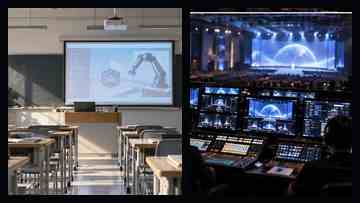
#> input picture scripts/experiments/fixtures/e13u03/E13U03_scene_bridge.jpg, 360 x 203 px
$ python -i run_e13u03_minimax_h3_live.py   (imports and definitions only)
#> lines starting #> are read from the running program, lines starting #| are printed output that depends on the picture
"""Paid E13U03 acceptance: 3 deterministic 5s plates, C03/C01 identity locks, unreadable-log guard, detached audio."""

from __future__ import annotations

import asyncio
import base64
import hashlib
import json
import os
import shutil
import subprocess
from contextlib import asynccontextmanager
from pathlib import Path
from typing import Any

from PIL import Image, ImageDraw

from lib.audio_utils import probe_existing_video_duration_seconds
from lib.custom_provider.declarative_backend import DeclarativeVideoBackend
from lib.media_generator import MediaGenerator
from lib.reference_video.h3_prompt_execution import provider_prompt_sha256

UNIT_ID = "E13U03"
DURATION_SECONDS = 15
SHOT_SECONDS = 5
PLATE_PROVIDER_SECONDS = 10
ASPECT_RATIO = "16:9"
RESOLUTION = "480p横"
FINAL_WIDTH = 864
FINAL_HEIGHT = 480
MODEL = "minimax_h3_zm_u24"

DIALOGUE = "打开底层日志"
C01_ID = "C01"
C03_ID = "C03"

SCENE_BRIDGE = Path("scripts/experiments/fixtures/e13u03/E13U03_scene_bridge.jpg")
SCENE_BRIDGE_SHA256 = "2221bc97ca6fcc6249021f45b93f1e6107b8c9b02115a179856685dc01bfec67"
C03_REF = Path("scripts/experiments/fixtures/e4u02/C03_LuNian_current_face.jpg")
C03_REF_SHA256 = "c92b71c3fe707088dd340d41de9a202e2ab7d02392fef4913b2df6959c4932b0"
C01_BRIDGE_PART_GLOB = "e13u01_stage_c01_bridge.jpg.b64.part.*"
C01_BRIDGE_SHA256 = "fceffda195129d618ef9e7320c11409ab34663477335b24ef0f8b6eaecf22135"

ZERO_TEXT_AVOID = (
    "Avoid: readable text, letters, digits, subtitles, captions, dialogue transcription, "
    "watermarks, logos, UI labels, pseudo-text, code glyphs, BGM."
)

AUDIO_SEED_PROMPT = f"""subject_definitions:
<Subject 1> is a neutral production reference used only to anchor room acoustics for a three-part 15-second soundtrack.

summary:
Create one continuous 15-second soundtrack matching three exact five-second story beats. The visual seed is disposable. 00:00-00:05 is a bright school technology classroom with a sudden burst of surprised student gasps and chair movement, no intelligible student speech. 00:05-00:10 is a quiet professional AI summit control area: one adult woman speaks exactly one Mandarin command, then keyboard sounds begin. 00:10-00:15 contains rapid electronic log-scrolling sounds and subtle interface beeps, with no speech. No non-diegetic music.

retention_analysis:
<Subject 1>: partially_preserved - use only plausible indoor acoustics; visual content does not matter.

detailed_description:
[Audio Shot 1] 00:00-00:05. School technology classroom ambience. At about 00:01, several children make a brief non-verbal surprised gasp while a chair shifts as one child sits upright suddenly. No intelligible words.
[Audio Shot 2] 00:05-00:10. Clean hard acoustic transition to a large summit control zone. At about 00:05.6, one calm adult woman says exactly: <d>[Chinese] {DIALOGUE}</d>. Immediately after, restrained keyboard typing begins. No other speech.
[Audio Shot 3] 00:10-00:15. No speech. Fast electronic data-scrolling texture, subtle UI beeps, and low equipment hum.

overall_soundscape:
Natural school room tone followed by summit control-room ambience. Dialogue occurs only once in Audio Shot 2. No extra intelligible speech.

non_diegetic_music:
N/A"""

SHOT1_PROMPT = f"""subject_definitions:
<Subject 1> is the LEFT scene panel from <Picture 1>: a bright contemporary school technology classroom with rows of desks, a front projection screen, robotics equipment, large windows, neutral daylight, and no required readable signage.
<Subject 2> is canonical child identity {C03_ID}, derived from <Picture 2>. Preserve the exact current-age face, dark hair, eye geometry, brows, nose, mouth, cheek shape, skin tone, school-age proportions, and recognizable identity.

summary:
[reference generation; visual-only plate] Create a 10-second horizontal school reaction plate. The FIRST five seconds are the canonical target: <Subject 2> is seated at a classroom desk watching a live summit feed and suddenly sits upright in shock. A few classmates react around her without blocking her face. The camera performs a slow push-in. The projector image may show only a soft, defocused white-suited adult silhouette against blue-black event lighting; it contains ZERO readable text. Preserve the classroom layout from <Picture 1> and the exact {C03_ID} identity from <Picture 2>.

retention_analysis:
<Subject 1>: fully_preserved environment - keep the bright classroom, rows of desks, front screen, robotics/technology teaching atmosphere, windows, and daylight.
<Subject 2>: fully_preserved identity - no recast, no older teenager, no alternate child face, no face drift.

detailed_description:
IDENTITY CONTRACT — HIGHEST PRIORITY: the foreground child is canonical {C03_ID}. Preserve her exact recognizable face throughout.
SCENE CONTRACT — HIGHEST PRIORITY: use the LEFT classroom panel of <Picture 1>; do not replace it with an auditorium, office, home, or generic classroom.
TEXT CONTRACT — HIGHEST PRIORITY: ZERO readable text anywhere. The projector feed is defocused and non-linguistic. No subtitles, captions, names, logos, timestamps, UI labels, or pseudo-text.
[Target Plate] 00:00-00:05. Medium shot, eye level, 50mm. At 00:00 the child is already seated and looking toward the front projection. Around 00:01 she suddenly straightens her back and sits upright, eyes widening as recognition lands. One or two nearby classmates make small surprised movements while staying secondary and slightly out of focus. Slow 0.35-meter push-in. Hold her reaction through 00:05.
[Extension] 00:05-00:10. Maintain the same composition and identity with only subtle breathing and gaze movement; no new action and no new text.

overall_soundscape:
N/A for this visual plate; canonical audio is muxed later.

non_diegetic_music:
N/A
{ZERO_TEXT_AVOID}"""

SHOT2_PROMPT = f"""subject_definitions:
<Subject 1> is the RIGHT scene panel from <Picture 1>: the AI summit technical control area with professional monitors, switchers, keyboards, cool blue-black event lighting, and the same summit visual language established earlier.
<Subject 2> is canonical adult identity {C01_ID}, derived from the RIGHT portrait panel in <Picture 2>. Preserve the exact face topology, dark tied-back hair, eye geometry, brows, nose, mouth, cheek/jaw structure, skin tone, white professional pantsuit, body proportions, gray structured handbag, and recognizable identity.

summary:
[reference generation; visual-only plate] Create a 10-second summit control-console plate. The FIRST five seconds are the canonical target: <Subject 2> approaches the malfunctioning control console, reaches it immediately, places one hand near the keyboard, and begins operating it with calm professional focus. No dialogue transcript exists in this visual prompt. All monitor surfaces are abstract technical geometry only and contain ZERO readable text.

retention_analysis:
<Subject 1>: fully_preserved environment - preserve the summit control-console topology, multiple professional displays, keyboard/switcher surfaces, dark technical zone, and cool event lighting.
<Subject 2>: fully_preserved identity - exact canonical {C01_ID} face and white professional suit. No recast, face substitution, or alternate wardrobe.

detailed_description:
IDENTITY CONTRACT — HIGHEST PRIORITY: the woman is canonical {C01_ID}, matching <Picture 2>. Preserve her exact face in every frame.
SCENE CONTRACT — HIGHEST PRIORITY: the console belongs to the same AI summit environment as the preceding units; no home office, no laboratory replacement, no generic laptop-only desk.
TEXT CONTRACT — HIGHEST PRIORITY: ZERO readable text. Every monitor uses only blurred panels, simple colored rectangles, horizontal light bars, waveform-like shapes, and icon-free abstract status blocks. No code, letters, numbers, captions, subtitles, logos, labels, or pseudo-glyphs.
[Target Plate] 00:00-00:05. Near-medium 50mm shot, eye level. At 00:00 she is one controlled step from the console. By 00:01.5 she reaches it. She sets her handbag close to her side without losing it, places her left hand near the keyboard, and begins typing with restrained precision while looking at the monitors. Static camera with a very slight push-in. Hold focused operation through 00:05.
[Extension] 00:05-00:10. Maintain the same identity and console position with subtle typing only. No new characters and no readable text.

overall_soundscape:
N/A for this visual plate; canonical dialogue and keyboard audio are muxed later.

non_diegetic_music:
N/A
{ZERO_TEXT_AVOID}"""

SHOT3_PROMPT = f"""subject_definitions:
<Subject 1> is a purpose-built no-text log reference from <Picture 1>. Its display contains only horizontal luminous bars of different lengths on a dark technical interface; these bars represent fast system-log rows but are NOT letters, numbers, code, or glyphs. The adjacent face region is canonical adult identity {C01_ID}.
<Subject 2> is the same canonical {C01_ID} woman, reinforced by <Picture 2>. Preserve exact facial identity and white professional styling.

summary:
[reference generation; visual-only plate] Create a 10-second close technical inspection plate. The FIRST five seconds are the canonical target: abstract log rows scroll rapidly upward while the canonical woman's focused eyes scan across them. The display must remain purely geometric and completely unreadable. No actual code, words, numbers, symbols, or pseudo-text may appear.

retention_analysis:
<Subject 1> display: fully_preserved semantic geometry - dark panel plus horizontal luminous bars only, no linguistic marks.
<Subject 1> face + <Subject 2>: fully_preserved identity - same canonical {C01_ID} woman as the previous plate.

detailed_description:
LOG SEMANTIC CONTRACT — HIGHEST PRIORITY: Canonical only requires that system logs scroll rapidly; Canonical provides NO literal log strings. Therefore render the log state exclusively as moving horizontal light bars and rectangular row blocks. Do not invent code or text.
IDENTITY CONTRACT — HIGHEST PRIORITY: preserve the exact canonical {C01_ID} eyes, brow line, face, hair, and skin tone.
TEXT CONTRACT — HIGHEST PRIORITY: ZERO readable text and ZERO glyph-like pseudo-text. No Chinese, English, digits, code, punctuation strings, command lines, labels, captions, subtitles, watermarks, or pseudo-writing.
[Target Plate] 00:00-00:05. Tight technical close-up. The left two-thirds of frame show dark monitor rows made only from horizontal cyan-white light bars scrolling rapidly upward. The right third contains the woman's eyes and upper face in crisp focus; her gaze makes two small, precise scanning movements across the display. Very slight 0.15-meter push-in. The screen remains geometric and unreadable for the entire shot.
[Extension] 00:05-00:10. Maintain the same geometric scrolling and identity with no new elements.

overall_soundscape:
N/A for this visual plate; canonical electronic audio is muxed later.

non_diegetic_music:
N/A
{ZERO_TEXT_AVOID}"""


class _Call:
    call_id = None

    def success(self, _result: object) -> None:
        return None


class _NullLedger:
    @asynccontextmanager
    async def record(self, **_kwargs: Any):
        yield _Call()

    async def record_provider_response(self, **_kwargs: Any) -> None:
        return None


# [32 lines left out: functions _sha256, _assert_source_assets, _decode_c01_bridge, not called in this run]


def _cover(source: Image.Image, size: tuple[int, int]) -> Image.Image:
    width, height = size
    scale = max(width / source.width, height / source.height)
    resized = source.resize(
        (round(source.width * scale), round(source.height * scale)),
        Image.Resampling.LANCZOS,
    )
    left = max(0, (resized.width - width) // 2)
    top = max(0, (resized.height - height) // 2)
    return resized.crop((left, top, left + width, top + height))


# [23 lines left out: functions _make_school_reference, _make_console_reference, not called in this run]


def _make_log_reference(c01_bridge: Path, output: Path) -> None:
#> called with c01_bridge = 'fixtures/e13u03/E13U03_scene_bridge.jpg', output = 'out.png'
    with Image.open(c01_bridge) as c01_image:
#> c01_image is the input picture: PIL image 360x203 RGB; mean R, G, B 77.6, 79.9, 89.5
        c01 = c01_image.convert("RGB")
        character = c01.crop((640, 0, 940, 540))
#> character: PIL image 300x540 RGB; every value is 0
        canvas = Image.new("RGB", (960, 540), (3, 8, 14))
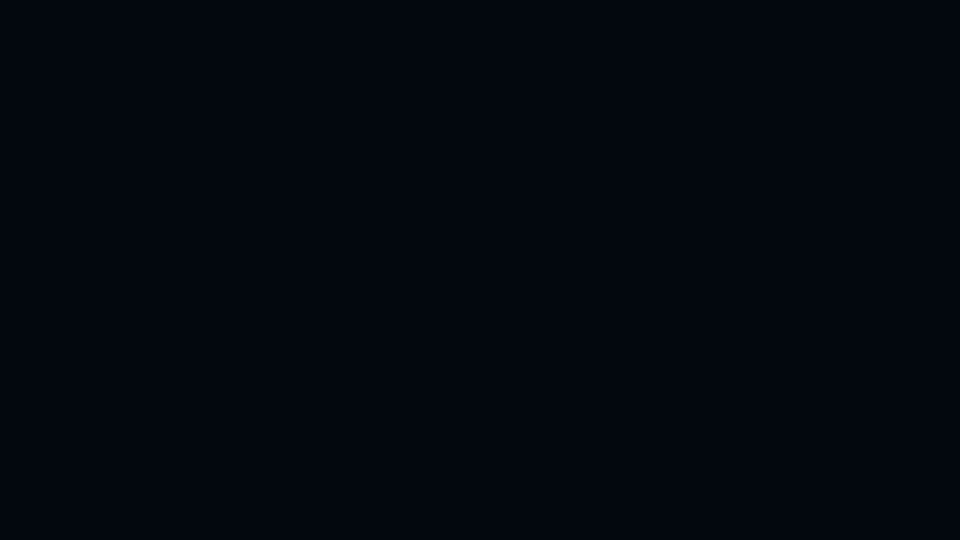
#> canvas: PIL image 960x540 RGB; mean R, G, B 3, 8, 14
        draw = ImageDraw.Draw(canvas)
        # Geometric-only system-log representation: horizontal bars, never glyphs.
        y = 55
        lengths = (430, 520, 360, 470, 295, 545, 405, 500, 330, 455, 520, 385)
        for idx, length in enumerate(lengths):
            x = 40 + (idx % 3) * 8
            draw.rounded_rectangle(
                (x, y, x + length, y + 12),
                radius=4,
                fill=(65 + (idx % 2) * 25, 160, 190),
            )
            y += 34
#> after the loop, y = 463
        canvas.paste(_cover(character, (300, 500)), (640, 20))
#> in _cover, `return resized.crop((left, top, left + width, top + height))`: returned value: PIL image 300x500 RGB; every value is 0
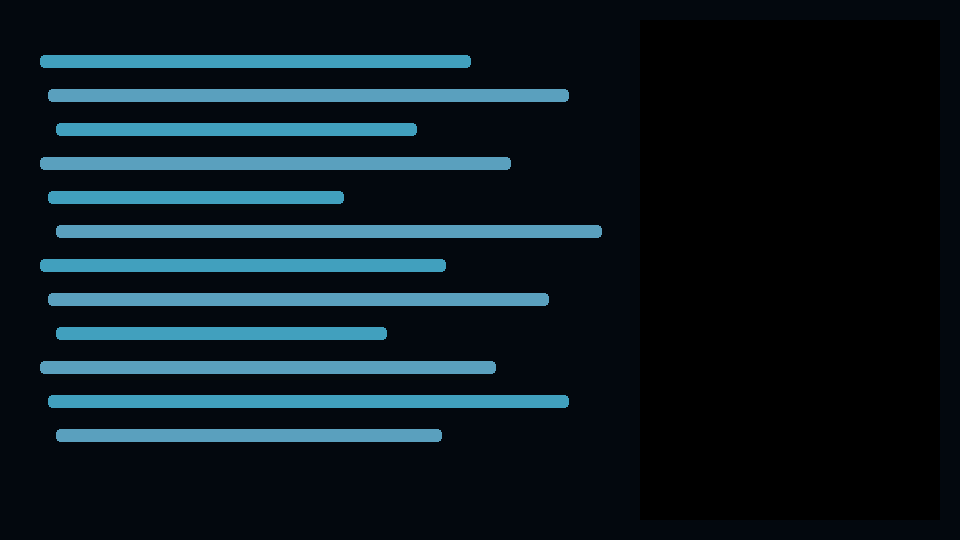
#> canvas: PIL image 960x540 RGB; mean R, G, B 12, 25.5, 32.9
#> (the run stopped early here; a loop or call above may not have finished)
